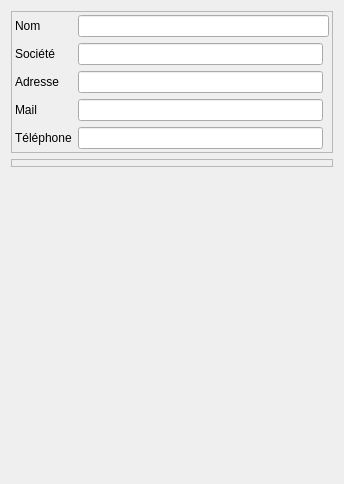
<?xml version="1.0" encoding="UTF-8"?>
<ui version="4.0">
 <class>Form</class>
 <widget class="QWidget" name="Form">
  <property name="geometry">
   <rect>
    <x>0</x>
    <y>0</y>
    <width>344</width>
    <height>484</height>
   </rect>
  </property>
  <property name="windowTitle">
   <string>Form</string>
  </property>
  <layout class="QVBoxLayout" name="verticalLayout" stretch="0,0,0">
   <item>
    <widget class="QFrame" name="frame">
     <property name="frameShape">
      <enum>QFrame::StyledPanel</enum>
     </property>
     <property name="frameShadow">
      <enum>QFrame::Raised</enum>
     </property>
     <layout class="QGridLayout" name="gridLayout">
      <property name="margin">
       <number>3</number>
      </property>
      <item row="5" column="0">
       <widget class="QLabel" name="label_3">
        <property name="text">
         <string>Mail</string>
        </property>
       </widget>
      </item>
      <item row="2" column="0">
       <widget class="QLabel" name="label_nom">
        <property name="text">
         <string>Nom</string>
        </property>
       </widget>
      </item>
      <item row="2" column="1" colspan="2">
       <widget class="QLineEdit" name="lineEdit_nom"/>
      </item>
      <item row="3" column="0">
       <widget class="QLabel" name="label">
        <property name="text">
         <string>Société</string>
        </property>
       </widget>
      </item>
      <item row="3" column="1">
       <widget class="QLineEdit" name="lineEdit_societe"/>
      </item>
      <item row="4" column="0">
       <widget class="QLabel" name="label_2">
        <property name="text">
         <string>Adresse</string>
        </property>
       </widget>
      </item>
      <item row="6" column="0">
       <widget class="QLabel" name="label_4">
        <property name="text">
         <string>Téléphone</string>
        </property>
       </widget>
      </item>
      <item row="4" column="1">
       <widget class="QLineEdit" name="lineEdit_adresse"/>
      </item>
      <item row="5" column="1">
       <widget class="QLineEdit" name="lineEdit_mail"/>
      </item>
      <item row="6" column="1">
       <widget class="QLineEdit" name="lineEdit_tel"/>
      </item>
     </layout>
    </widget>
   </item>
   <item>
    <widget class="QFrame" name="frame_2">
     <property name="frameShape">
      <enum>QFrame::StyledPanel</enum>
     </property>
     <property name="frameShadow">
      <enum>QFrame::Raised</enum>
     </property>
     <layout class="QHBoxLayout" name="horizontalLayout_2">
      <property name="margin">
       <number>3</number>
      </property>
     </layout>
    </widget>
   </item>
   <item>
    <spacer name="verticalSpacer">
     <property name="orientation">
      <enum>Qt::Vertical</enum>
     </property>
     <property name="sizeHint" stdset="0">
      <size>
       <width>20</width>
       <height>40</height>
      </size>
     </property>
    </spacer>
   </item>
  </layout>
 </widget>
 <resources/>
 <connections/>
</ui>
